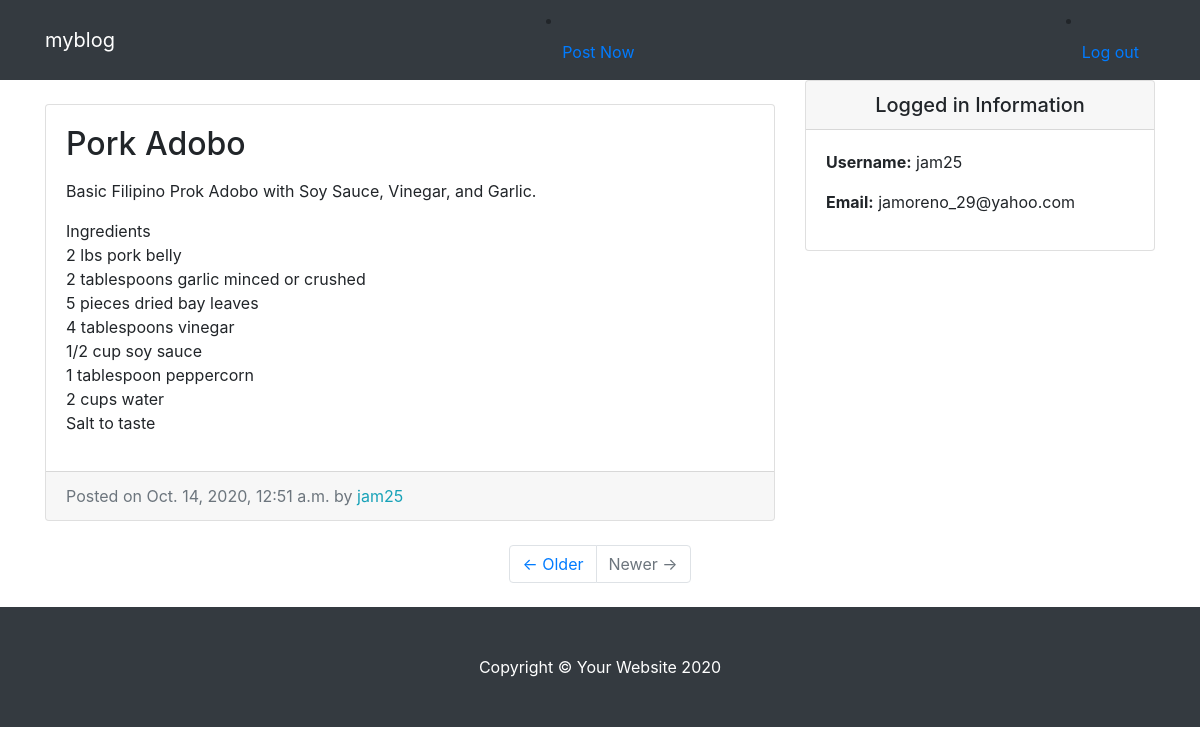
The page /entry/2/ (signed in) on the database its author committed.
### entries/models.py (models this page shows, shortened)
class Entry(models.Model):
	entry_title = models.CharField(max_length=50)
	entry_text = models.TextField()
	entry_date = models.DateTimeField(auto_now_add=True)
	entry_author = models.ForeignKey(User, on_delete=models.CASCADE)
	class Meta:
		verbose_name_plural = "entries"

### entries/views.py (the view)
# urls.py: path('entry/<int:pk>/', EntryView.as_view(), name = "entry-detail"),
class EntryView(LoginRequiredMixin, DetailView):
	model = Entry
	template_name = 'entries/entry_detail.html'

### entries/templates/entries/entry_detail.html
{% extends "entries/base.html" %}
{% block content %}
      <div class="col-md-8">
        <a href="{% url 'blog-home' %}"> Back to Home</a>
         <div class="card mb-4 mt-4">
          <div class="card-body">
            <h2 class="card-title">{{ object.entry_title }}</h2>
            <p class="card-text">{{ object.entry_text|linebreaks }}</p>
          </div>
          <div class="card-footer text-muted">
            Posted on {{ object.entry_date }} by
            <span class= "text-info mr-2">{{ object.entry_author }}</span>
          </div>
        </div>
      </div>
{% endblock %}

### entries/templates/entries/base.html (shortened to what this page needs)
{% load static %}
<!DOCTYPE html>
<html lang="en">
<head>
  <link href="{% static 'entries/vendor/bootstrap/css/bootstrap.min.css' %} " rel="stylesheet">
  <link href="{% static 'entries/css/blog-home.css' %}" rel="stylesheet">
</head>
<body>
  <nav class="navbar navbar-expand-lg navbar-dark bg-dark fixed-top">
    <div class="container">
      <a class="navbar-brand" href="{% url 'blog-home' %}">myblog </a>
          <li class="nav-item">
            <a class="nav-link" href="{% url 'create_entry' %}">Post Now</a>
          </li>
          <li class="nav-item">
            <a class="nav-link" href="{% url 'logout' %}">Log out</a>
          </li>
      </div>
  </nav>
  <div class="container">
    <div class="row">
      {% block content %} {% endblock %}
       <div class="col-md-4">
      <div class="card my-4">
          <h5 class="card-header text-center">Logged in Information</h5>
          <div class="card-body">
            <ul class="list-unstyled mb-0">
                <li>
                    <p> <strong>Username:</strong> {{user.username}} </p>
                </li>
                <li>
                    <p> <strong>Email:</strong> {{user.email}}</p>
                </li>
            </ul>
          </div>
        </div>
      </div>
      </div>
        <ul class="pagination justify-content-center mb-4">
          <li class="page-item">
            <a class="page-link" href="#">&larr; Older</a>
          </li>
          <li class="page-item disabled">
            <a class="page-link" href="#">Newer &rarr;</a>
          </li>
        </ul>
      </div>
  <footer class="py-5 bg-dark">
    <div class="container">
      <p class="m-0 text-center text-white">Copyright &copy; Your Website 2020</p>
    </div>
  </footer>
</body>
</html>

### entries/static/entries/css/blog-home.css (style rules this page uses)
body { padding-top: 56px; }

### rows shown on the page
Entry: entry_title "Pork Adobo", entry_text "Basic Filipino Prok Adobo with Soy Sauce, Vinegar, and Garlic. Ingredients 2 lbs pork belly 2 tablespoons garlic minced or crushed 5 pieces dried bay leaves 4 tablespoons vinegar 1/2 cup soy sauce 1 tablespoon peppercorn 2 cups water Salt to taste", entry_date "Oct. 14, 2020, 12:51 a.m.", entry_author "jam25"

### other values the page prints
{{ user.username }} "jam25"
{{ user.email }} "jamoreno_29@yahoo.com"
